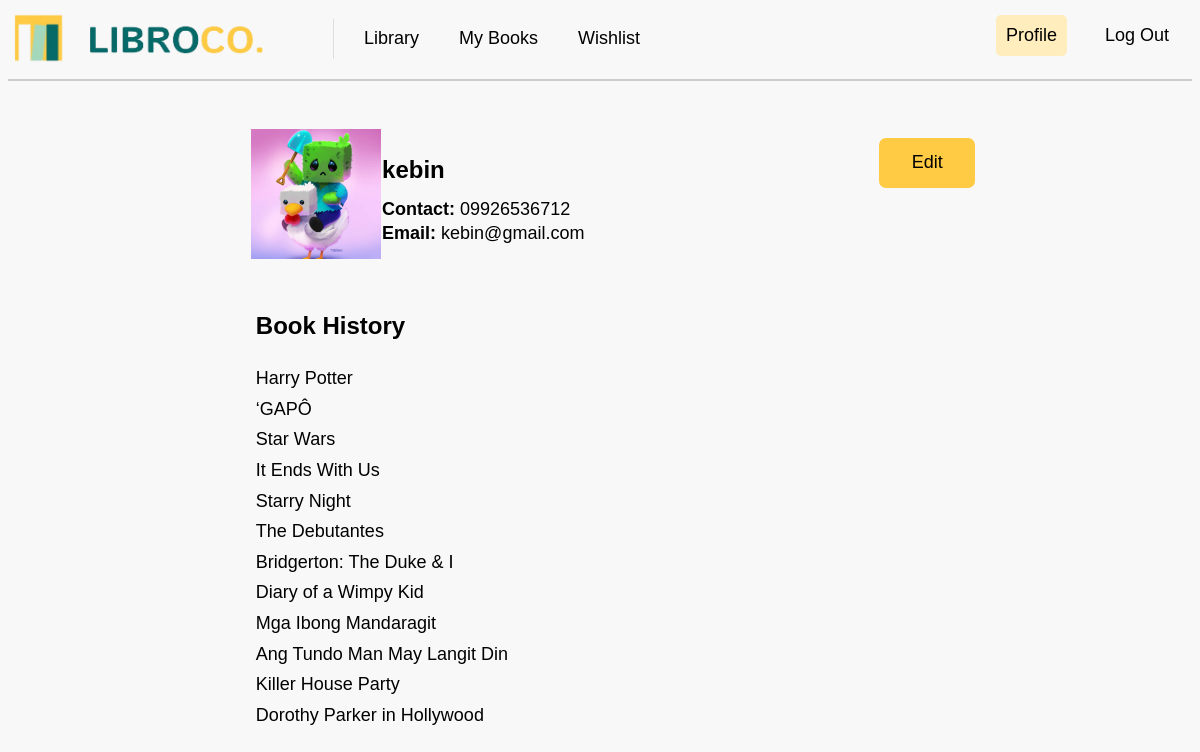
The page /reader_profile (signed in) on the database its author committed.
### tables this page shows
CREATE TABLE profileimages (
user_id INTEGER,
user_image VARCHAR(100),
FOREIGN KEY (user_id) REFERENCES users(user_id));

CREATE TABLE "users" (
	"user_id"	INTEGER PRIMARY KEY AUTOINCREMENT,
	"user_name"	TEXT,
	"user_email"	TEXT,
	"user_password"	TEXT UNIQUE,
	"user_contact"	TEXT,
	"user_code"	TEXT
);

CREATE TABLE requests (
request_id INTEGER PRIMARY KEY AUTOINCREMENT,
user_id INTEGER,
book_id INTEGER,
request_date TIMESTAMP DEFAULT CURRENT_TIMESTAMP, due_date DATE DEFAULT NULL, status VARCHAR(20) DEFAULT 'Pending',
FOREIGN KEY (user_id) REFERENCES users(user_id),
FOREIGN KEY (book_id) REFERENCES books(book_id));

CREATE TABLE "books" (
	"book_id"	INTEGER,
	"book_title"	VARCHAR(50) UNIQUE,
	"author"	VARCHAR(50),
	"publication_year"	INTEGER(5),
	"genre"	VARCHAR(20),
	"description"	VARCHAR(300),
	"image"	VARCHAR(100),
	PRIMARY KEY("book_id")
);

### app.py (the view)
@app.route("/reader_profile")
def reader_profile():
    print("Session data in reader profile route:", session)
    if 'user_id' not in session:
        return redirect(url_for("login"))
    user_id = session.get('user_id')
    sql_user = """
    SELECT u.user_name, u.user_email, u.user_contact, p.user_image
    FROM users u
    LEFT JOIN profileimages p ON u.user_id = p.user_id
    WHERE u.user_id = ?
    """
    user = getprocess(sql_user, (user_id,))
    if user:
        user_data = user[0]
        sql_history = """
        SELECT books.book_title, books.author, books.genre, requests.request_date
        FROM requests
        JOIN books ON requests.book_id = books.book_id
        WHERE requests.user_id = ?
        """
        history = getprocess(sql_history, (user_id,))
        seen_titles = set()
        book_history = []
        for record in history:
            title = record['book_title']
            if title not in seen_titles:
                seen_titles.add(title)
                book_history.append({
                    "title": title,
                    "author": record['author'],
                    "genre": record['genre'],
                    "date": record['request_date']
                })
        return render_template(
            "reader_profile.html",
            user=user_data,
            book_history=book_history
        )
    else:
        flash("Profile not found.")
        return redirect(url_for("login"))

### app.py (called while the page is built)
@app.before_request
def before_request():
    print("Session data:", session)

### dbhelper.py (called while the page is built)
def getprocess(sql: str, params: tuple = ()) -> list:
    try:
        db = connect(database, timeout=30, check_same_thread=False)  # Adding timeout and thread safety
        db.row_factory = Row  # Ensure that rows are returned as dictionaries
        cursor = db.cursor()
        cursor.execute(sql, params)
        data = cursor.fetchall()  # Fetch the data
        return data
    except Error as e:
        print(f"SQLite error: {e}")
        return []
    finally:
        db.close()  # Ensure the connection is closed

### templates/reader_profile.html (shortened to what this page needs)
<!DOCTYPE html>
<html lang="en">
<head>
    <link rel="stylesheet" type="text/css" href="{{ url_for('static', filename='css/mainstyle.css') }}">
    <link rel="stylesheet" type="text/css" href="{{ url_for('static', filename='css/profilestyles.css') }}">
</head>
<body>
    <nav>
        <a class="navbar-brand" href="{{ url_for('library') }}">
            <img class="logoo" src="{{ url_for('static', filename='images/logo.png') }}" width="250" height="50" alt="LibroCo. Logo">
        </a>
        <div class="navbar-linkss">
            <a href="{{ url_for('library') }}">Library</a>
            <a href="{{ url_for('my_books') }}">My Books</a>
            <a href="{{ url_for('wishlist') }}">Wishlist</a>
        </div>
        <div class="navbar-right">
            <a href="{{ url_for('reader_profile') }}" class="active">Profile</a>
            <a href="{{ url_for('logout') }}">Log Out</a>
        </div>
    </nav>
    <div class="divider"></div>
    <div class="main-content">
        <div class="profile_container">
            <div class="profile_image">
                <img src="{{ url_for('static', filename=user['user_image'] if user['user_image'] else 'images/default_profile.png') }}" alt="Profile Image">
            </div>
            <div class="profile_details">
                <h3 class="name">{{ user['user_name'] }}</h3>
                <h5 class="label">Contact: <span class="phone_details">{{ user['user_contact'] }}</span></h5>
                <h5 class="label">Email: <span class="email_details">{{ user['user_email'] }}</span></h5>
            </div>
            <div class="edit">
                <a href="{{ url_for('edit_reader_profile', id=user['user_id']) }}">
                    <button class="edit_button">Edit</button>
                </a>
            </div>
        </div>
        <div class="book_history">
            <h3 class="book_history_header">Book History</h3>
            <ol class="book_list">
                {% if book_history %}
                    {% for book in book_history %}
                        <li>
                            {{ book.title }}
                        </li>
                    {% endfor %}
                {% else %}
                    <li>No book history available.</li>
                {% endif %}
            </ol>
        </div>
    </div>
</body>
</html>

### static/css/mainstyle.css (style rules this page uses)
.navbar-right a { transition: background-color 0.3s ease; margin-right: 8px; margin-top: 2px; }
body { background: #f8f8f8; background-repeat: no-repeat; background-attachment: fixed; background-size: 100% 100%; font-family: 'Istok Web', sans-serif; }
nav { display: flex; justify-content: flex-start; align-items: center; padding: 5px; background-color: #f8f8f8; font-size: 18px; }
.navbar-brand { display: flex; align-items: center; text-decoration: none; color: black; margin-right: 40px; }
.navbar-right { display: flex; margin-left: auto; gap: 20px; }
nav a { text-decoration: none; color: black; padding: 10px; font-family: Arial, Helvetica, sans-serif; transition: background-color 0.3s ease; }
.active { background-color: #ffedbd; border-radius: 5px; font-weight: normal; }
.divider { width: auto; height: 2px; background-color: #ccc; margin-top: 10px; margin-left: fixed; }
.main-content { margin: 10px; }

### static/css/profilestyles.css (style rules this page uses)
.logoo { margin: -9px; margin-right: 0; margin-left: -10px; margin-top: -10px; }
.profile_container { margin-top: 3rem; display: flex; justify-content: space-between; align-items: center; width: 60%; margin-left: auto; margin-right: auto; box-sizing: border-box; }
.profile_image { height: 8.125rem; width: 8.125rem; display: flex; justify-content: center; align-items: center; overflow: hidden; }
.profile_image img { object-fit: cover; width: 100%; height: 100%; }
.profile_details { margin-left: -0.45rem; height: auto; width: 70%; word-break: break-all; }
.navbar-linkss { display: flex; margin-left: 0px; gap: 20px; margin-top: 0px; }
.navbar-right { margin-top: -9px; }
.name { font-size: 24px; margin: 0; line-height: 2.3; }
.label, .phone_details, .email_details { margin: 0.125rem 0; line-height: 1.2; }
.label { font-weight: bold; font-size: 18px; }
.phone_details, .email_details { font-weight: normal; font-size: 18px; }
.edit { height: 7.063rem; width: 10%; }
.edit_button { border: none; height: 3.125rem; width: 6rem; background-color: #FFCB44; font-weight: normal; font-size: 1.125rem; border-radius: 0.438rem; cursor: pointer; }
.book_history { display: flex; flex-direction: column; align-items: flex-start; width: 60%; margin-top: 2.125rem; margin-left: auto; margin-right: auto; padding: 0.313rem; box-sizing: border-box; }
.book_history_header { margin: 0; text-align: left; line-height: 2.3; font-size: 24px; }
.book_list { list-style-type: none; margin-top: 0.625rem; padding-left: 0; line-height: 1.7; font-size: 18px; word-break: break-all; }

### rows shown on the page
profileimages: user_image (picture)
users: user_name "kebin", user_contact "09926536712", user_email "kebin@gmail.com"
requests: title "Harry Potter"
requests: title "‘GAPÔ"
requests: title "Star Wars"
requests: title "It Ends With Us"
requests: title "Starry Night"
requests: title "The Debutantes"
requests: title "Bridgerton: The Duke & I"
requests: title "Diary of a Wimpy Kid"
requests: title "Mga Ibong Mandaragit"
requests: title "Ang Tundo Man May Langit Din"
requests: title "Killer House Party"
requests: title "Dorothy Parker in Hollywood"
